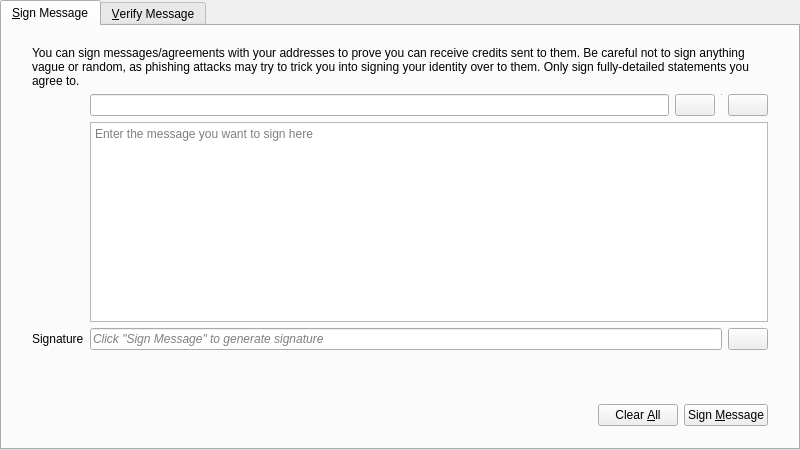
<?xml version="1.0" encoding="UTF-8"?>
<ui version="4.0">
 <class>SignVerifyMessageDialog</class>
 <widget class="QDialog" name="SignVerifyMessageDialog">
  <property name="geometry">
   <rect>
    <x>0</x>
    <y>0</y>
    <width>800</width>
    <height>450</height>
   </rect>
  </property>
  <property name="windowTitle">
   <string>Signatures - Sign / Verify a Message</string>
  </property>
  <property name="modal">
   <bool>true</bool>
  </property>
  <layout class="QVBoxLayout" name="verticalLayout">
   <property name="leftMargin">
    <number>0</number>
   </property>
   <property name="topMargin">
    <number>0</number>
   </property>
   <property name="rightMargin">
    <number>0</number>
   </property>
   <property name="bottomMargin">
    <number>0</number>
   </property>
   <item>
    <widget class="QTabWidget" name="tabWidget">
     <property name="currentIndex">
      <number>0</number>
     </property>
     <widget class="QWidget" name="tabSignMessage">
      <attribute name="title">
       <string>&amp;Sign Message</string>
      </attribute>
      <layout class="QVBoxLayout" name="verticalLayout_SM">
       <property name="leftMargin">
        <number>0</number>
       </property>
       <property name="topMargin">
        <number>0</number>
       </property>
       <property name="rightMargin">
        <number>0</number>
       </property>
       <property name="bottomMargin">
        <number>0</number>
       </property>
       <item>
        <layout class="QVBoxLayout" name="verticalLayout_3">
         <property name="leftMargin">
          <number>30</number>
         </property>
         <property name="topMargin">
          <number>20</number>
         </property>
         <property name="rightMargin">
          <number>30</number>
         </property>
         <property name="bottomMargin">
          <number>20</number>
         </property>
         <item>
          <layout class="QGridLayout" name="gridLayout">
           <item row="1" column="1">
            <layout class="QHBoxLayout" name="horizontalLayout_1_SM">
             <property name="spacing">
              <number>6</number>
             </property>
             <item>
              <widget class="QValidatedLineEdit" name="addressIn_SM">
               <property name="toolTip">
                <string>The Credit address to sign the message with</string>
               </property>
              </widget>
             </item>
             <item>
              <widget class="CreditPushButton" name="addressBookButton_SM">
               <property name="toolTip">
                <string>Choose previously used address</string>
               </property>
               <property name="text">
                <string/>
               </property>
               <property name="icon">
                <iconset resource="../bitcoin.qrc">
                 <normaloff>:/icons/address-book</normaloff>:/icons/address-book</iconset>
               </property>
               <property name="shortcut">
                <string>Alt+A</string>
               </property>
               <property name="autoDefault">
                <bool>false</bool>
               </property>
              </widget>
             </item>
             <item>
              <widget class="Line" name="vLine">
               <property name="maximumSize">
                <size>
                 <width>1</width>
                 <height>22</height>
                </size>
               </property>
               <property name="orientation">
                <enum>Qt::Vertical</enum>
               </property>
              </widget>
             </item>
             <item>
              <widget class="CreditPushButton" name="pasteButton_SM">
               <property name="toolTip">
                <string>Paste address from clipboard</string>
               </property>
               <property name="text">
                <string/>
               </property>
               <property name="icon">
                <iconset resource="../bitcoin.qrc">
                 <normaloff>:/icons/editpaste</normaloff>:/icons/editpaste</iconset>
               </property>
               <property name="shortcut">
                <string>Alt+P</string>
               </property>
               <property name="autoDefault">
                <bool>false</bool>
               </property>
              </widget>
             </item>
            </layout>
           </item>
           <item row="2" column="1">
            <widget class="QPlainTextEdit" name="messageIn_SM">
             <property name="toolTip">
              <string>Enter the message you want to sign here</string>
             </property>
             <property name="placeholderText">
              <string>Enter the message you want to sign here</string>
             </property>
            </widget>
           </item>
           <item row="3" column="1">
            <layout class="QHBoxLayout" name="horizontalLayout_2_SM">
             <property name="spacing">
              <number>6</number>
             </property>
             <item>
              <widget class="QLineEdit" name="signatureOut_SM">
               <property name="font">
                <font>
                 <italic>true</italic>
                </font>
               </property>
               <property name="readOnly">
                <bool>true</bool>
               </property>
               <property name="placeholderText">
                <string>Click &quot;Sign Message&quot; to generate signature</string>
               </property>
              </widget>
             </item>
             <item>
              <widget class="CreditPushButton" name="copySignatureButton_SM">
               <property name="toolTip">
                <string>Copy the current signature to the system clipboard</string>
               </property>
               <property name="text">
                <string/>
               </property>
               <property name="icon">
                <iconset resource="../bitcoin.qrc">
                 <normaloff>:/icons/editcopy</normaloff>:/icons/editcopy</iconset>
               </property>
               <property name="autoDefault">
                <bool>false</bool>
               </property>
              </widget>
             </item>
            </layout>
           </item>
           <item row="3" column="0">
            <widget class="QLabel" name="signatureLabel_SM">
             <property name="text">
              <string>Signature</string>
             </property>
             <property name="textFormat">
              <enum>Qt::PlainText</enum>
             </property>
            </widget>
           </item>
           <item row="0" column="0" colspan="2">
            <widget class="QLabel" name="infoLabel_SM">
             <property name="text">
              <string>You can sign messages/agreements with your addresses to prove you can receive credits sent to them. Be careful not to sign anything vague or random, as phishing attacks may try to trick you into signing your identity over to them. Only sign fully-detailed statements you agree to.</string>
             </property>
             <property name="textFormat">
              <enum>Qt::PlainText</enum>
             </property>
             <property name="wordWrap">
              <bool>true</bool>
             </property>
            </widget>
           </item>
          </layout>
         </item>
        </layout>
       </item>
       <item>
        <widget class="QWidget" name="buttonsContainerWhite" native="true">
         <layout class="QHBoxLayout" name="horizontalLayout">
          <property name="leftMargin">
           <number>30</number>
          </property>
          <property name="topMargin">
           <number>15</number>
          </property>
          <property name="rightMargin">
           <number>30</number>
          </property>
          <item>
           <spacer name="horizontalSpacer_1_SM">
            <property name="orientation">
             <enum>Qt::Horizontal</enum>
            </property>
            <property name="sizeHint" stdset="0">
             <size>
              <width>40</width>
              <height>48</height>
             </size>
            </property>
           </spacer>
          </item>
          <item>
           <widget class="QLabel" name="statusLabel_SM">
            <property name="font">
             <font>
              <weight>75</weight>
              <bold>true</bold>
             </font>
            </property>
            <property name="text">
             <string/>
            </property>
            <property name="wordWrap">
             <bool>true</bool>
            </property>
           </widget>
          </item>
          <item>
           <spacer name="horizontalSpacer_2_SM">
            <property name="orientation">
             <enum>Qt::Horizontal</enum>
            </property>
            <property name="sizeHint" stdset="0">
             <size>
              <width>40</width>
              <height>48</height>
             </size>
            </property>
           </spacer>
          </item>
          <item>
           <widget class="CreditPushButton" name="clearButton_SM">
            <property name="toolTip">
             <string>Reset all sign message fields</string>
            </property>
            <property name="text">
             <string>Clear &amp;All</string>
            </property>
            <property name="icon">
             <iconset resource="../bitcoin.qrc">
              <normaloff>:/icons/remove</normaloff>:/icons/remove</iconset>
            </property>
            <property name="autoDefault">
             <bool>false</bool>
            </property>
           </widget>
          </item>
          <item>
           <widget class="CreditPushButton" name="signMessageButton_SM">
            <property name="toolTip">
             <string>Sign the message to prove you own this Credit address</string>
            </property>
            <property name="text">
             <string>Sign &amp;Message</string>
            </property>
            <property name="icon">
             <iconset resource="../bitcoin.qrc">
              <normaloff>:/icons/edit</normaloff>:/icons/edit</iconset>
            </property>
            <property name="autoDefault">
             <bool>false</bool>
            </property>
           </widget>
          </item>
         </layout>
        </widget>
       </item>
      </layout>
     </widget>
     <widget class="QWidget" name="tabVerifyMessage">
      <attribute name="title">
       <string>&amp;Verify Message</string>
      </attribute>
      <layout class="QVBoxLayout" name="verticalLayout_VM">
       <property name="leftMargin">
        <number>0</number>
       </property>
       <property name="topMargin">
        <number>0</number>
       </property>
       <property name="rightMargin">
        <number>0</number>
       </property>
       <property name="bottomMargin">
        <number>0</number>
       </property>
       <item>
        <layout class="QVBoxLayout" name="verticalLayout_2">
         <property name="leftMargin">
          <number>30</number>
         </property>
         <property name="topMargin">
          <number>20</number>
         </property>
         <property name="rightMargin">
          <number>30</number>
         </property>
         <property name="bottomMargin">
          <number>20</number>
         </property>
         <item>
          <widget class="QLabel" name="infoLabel_VM">
           <property name="text">
            <string>Enter the receiver's address, message (ensure you copy line breaks, spaces, tabs, etc. exactly) and signature below to verify the message. Be careful not to read more into the signature than what is in the signed message itself, to avoid being tricked by a man-in-the-middle attack. Note that this only proves the signing party receives with the address, it cannot prove sendership of any transaction!</string>
           </property>
           <property name="textFormat">
            <enum>Qt::PlainText</enum>
           </property>
           <property name="alignment">
            <set>Qt::AlignLeading|Qt::AlignLeft|Qt::AlignTop</set>
           </property>
           <property name="wordWrap">
            <bool>true</bool>
           </property>
          </widget>
         </item>
         <item>
          <layout class="QHBoxLayout" name="horizontalLayout_1_VM">
           <property name="spacing">
            <number>6</number>
           </property>
           <item>
            <widget class="QValidatedLineEdit" name="addressIn_VM">
             <property name="toolTip">
              <string>The Credit address the message was signed with</string>
             </property>
            </widget>
           </item>
           <item>
            <widget class="CreditPushButton" name="addressBookButton_VM">
             <property name="toolTip">
              <string>Choose previously used address</string>
             </property>
             <property name="text">
              <string/>
             </property>
             <property name="icon">
              <iconset resource="../bitcoin.qrc">
               <normaloff>:/icons/address-book</normaloff>:/icons/address-book</iconset>
             </property>
             <property name="shortcut">
              <string>Alt+A</string>
             </property>
             <property name="autoDefault">
              <bool>false</bool>
             </property>
            </widget>
           </item>
          </layout>
         </item>
         <item>
          <widget class="QPlainTextEdit" name="messageIn_VM">
           <property name="toolTip">
            <string>The signed message to verify</string>
           </property>
           <property name="placeholderText">
            <string>The signed message to verify</string>
           </property>
          </widget>
         </item>
         <item>
          <widget class="QValidatedLineEdit" name="signatureIn_VM">
           <property name="toolTip">
            <string>The signature given when the message was signed</string>
           </property>
           <property name="placeholderText">
            <string>The signature given when the message was signed</string>
           </property>
          </widget>
         </item>
        </layout>
       </item>
       <item>
        <widget class="QWidget" name="buttonsContainerWhite_" native="true">
         <layout class="QHBoxLayout" name="horizontalLayout_2">
          <property name="leftMargin">
           <number>30</number>
          </property>
          <property name="topMargin">
           <number>15</number>
          </property>
          <property name="rightMargin">
           <number>30</number>
          </property>
          <item>
           <spacer name="horizontalSpacer_1_VM">
            <property name="orientation">
             <enum>Qt::Horizontal</enum>
            </property>
            <property name="sizeHint" stdset="0">
             <size>
              <width>40</width>
              <height>48</height>
             </size>
            </property>
           </spacer>
          </item>
          <item>
           <widget class="QLabel" name="statusLabel_VM">
            <property name="font">
             <font>
              <weight>75</weight>
              <bold>true</bold>
             </font>
            </property>
            <property name="text">
             <string/>
            </property>
            <property name="wordWrap">
             <bool>true</bool>
            </property>
           </widget>
          </item>
          <item>
           <spacer name="horizontalSpacer_2_VM">
            <property name="orientation">
             <enum>Qt::Horizontal</enum>
            </property>
            <property name="sizeHint" stdset="0">
             <size>
              <width>40</width>
              <height>48</height>
             </size>
            </property>
           </spacer>
          </item>
          <item>
           <widget class="CreditPushButton" name="clearButton_VM">
            <property name="toolTip">
             <string>Reset all verify message fields</string>
            </property>
            <property name="text">
             <string>Clear &amp;All</string>
            </property>
            <property name="icon">
             <iconset resource="../bitcoin.qrc">
              <normaloff>:/icons/remove</normaloff>:/icons/remove</iconset>
            </property>
            <property name="autoDefault">
             <bool>false</bool>
            </property>
           </widget>
          </item>
          <item>
           <widget class="CreditPushButton" name="verifyMessageButton_VM">
            <property name="toolTip">
             <string>Verify the message to ensure it was signed with the specified Credit address</string>
            </property>
            <property name="text">
             <string>Verify &amp;Message</string>
            </property>
            <property name="icon">
             <iconset resource="../bitcoin.qrc">
              <normaloff>:/icons/transaction_0</normaloff>:/icons/transaction_0</iconset>
            </property>
            <property name="autoDefault">
             <bool>false</bool>
            </property>
           </widget>
          </item>
         </layout>
        </widget>
       </item>
      </layout>
     </widget>
    </widget>
   </item>
  </layout>
 </widget>
 <customwidgets>
  <customwidget>
   <class>QValidatedLineEdit</class>
   <extends>QLineEdit</extends>
   <header>qt/qvalidatedlineedit.h</header>
  </customwidget>
  <customwidget>
   <class>CreditPushButton</class>
   <extends>QPushButton</extends>
   <header>qt/creditpushbutton.h</header>
  </customwidget>
 </customwidgets>
 <resources>
  <include location="../bitcoin.qrc"/>
 </resources>
 <connections/>
</ui>
